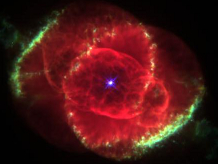
%> input picture release/shared/samples/ngc6543a.jpg, 218 x 164 px
$ octave --eval "result = get_pca_(im2double(imread('../../release/shared/samples/ngc6543a.jpg')));"   (GNU Octave 9; MATLAB toolbox functions it lacks are replaced by stand-ins)
%> lines starting %> are read from the running program, lines starting %| are printed output that depends on the picture
% Use principal Components Analysis (PCA) to a hyperspectral image file
%
% Syntax:
%      D = get_pca(I, n)
%
% Description:
%   This function is designed to conduct PCA on given a hyperspectral file.
%   It will return a data structure (the same as input I) which contains
%   the first n principal components generated from I.
%
%   Inputs:
%
%       I: Structure containing the image cube and the header. Or, a
%          hyperspectral image cube of size height-by-width-by-band.
%       n: Number of principal components to be kept of PCA
%
%   Output:
%
%       D: The data structure containing n principal components. It shares
%          the same structure as I. D will has the same value range as I
%          does.
%
%
% This computer code is subject to copyright: (c) National ICT Australia Limited (NICTA) 2014 All Rights Reserved.
% Author: Ran Wei
% Version: 1.0.0
% Last Update Date: 15 Sep 2014

function D = get_pca_(I, n)

    %   check the data structure;
    has_struct = 0;
    has_header = 0;
    if ~exist('n', 'var')
        n = 3;
    end

    if isfield(I, 'I')
        has_struct = 1;
    end

    if isfield(I, 'HDR')
        has_header = 1;
    end
    %   copy origin data - OD (Original Data)
    if has_struct
        OD = I.I;
    else
        OD = I;
    end

    [height, width, bands] = size(OD);
%> height = 164; width = 218; bands = 3
    if bands <= 1
        clear OD;
        error('this function is designed to process hyperspectral image cube');
    end
    %   reshape to 2D format - entry number by bands
    OD     = reshape(OD, [height*width, bands]);
    OD_M   = mean(OD);      %   get its mean
%> OD_M = [0.295 0.09 0.0847]
    od_max = max(OD(:));       %   get the max value of OD
%> od_max = 1

    %   substract mean from data
    for i = 1:bands
        OD(:, i) = OD(:, i) - OD_M(i);
    end

    OD        = OD/od_max; %   get unitilised
	C         = cov(OD);   %   get covariance
%> C = [0.0699 0.0172 0.0186; 0.0172 0.0171 0.0103; 0.0186 0.0103 0.00873]
    [V, EIGD] = eig(C);    %   get eigenvectors and eigenvalues
%> V = [-0.132 -0.38 -0.916; -0.432 0.854 -0.291; 0.892 0.357 -0.277]; EIGD = [0.000967 0 0; 0 0.0137 0; 0 0 0.081]
    MAXD      = max(EIGD);    %   sort eigenvalues descendingly
%> MAXD = [0.000967 0.0137 0.081]
    [~, IND]  = sort(MAXD, 'descend');
%> IND = [3 2 1]


    if has_header
        D.HDR       = I.HDR;
        D.HDR.bands = n;
        if isfield(I.HDR, 'wavelength')
            D.HDR.wavelength = 0;
        end
    end

    VV = zeros(bands, bands);%   sort eigenvectors accordingly
    if n > bands
        warning('Scyllarus:shared:get_pca', 'Requred number of Principal Components is more than band number');
    end
    for i = 1:n
        VV(:, i) = V(:, IND(i));
    end
%> after the loop, VV = [-0.916 -0.38 -0.132; -0.291 0.854 -0.432; -0.277 0.357 0.892]


    VVS = VV(:, 1:n);   %   get the first n PCs
%> VVS has the same summary as VV

    COVA = (VVS'*OD')';

    PCA = reshape(COVA, [height width n])*od_max;
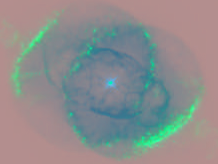
%> PCA: size 164x218x3 double; mean R, G, B 9.57e-14, 6.74e-14, 1.83e-14; drawn with min black and max white

    if has_struct
        D.I = PCA;
    else
        D = PCA;
    end

    clear COVA;
    clear VVS;
    clear PCA;
    clear OD;

end
